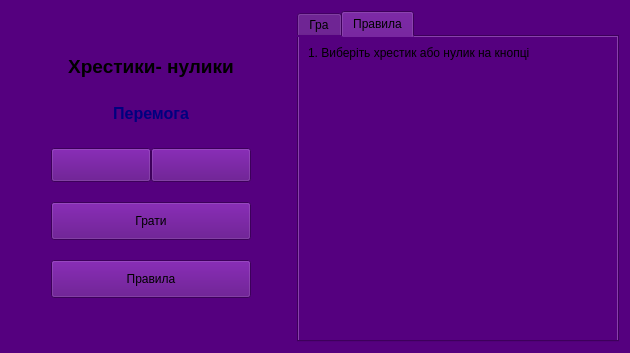
<?xml version="1.0" encoding="UTF-8"?>
<ui version="4.0">
 <class>Widget</class>
 <widget class="QWidget" name="Widget">
  <property name="geometry">
   <rect>
    <x>0</x>
    <y>0</y>
    <width>630</width>
    <height>353</height>
   </rect>
  </property>
  <property name="minimumSize">
   <size>
    <width>630</width>
    <height>0</height>
   </size>
  </property>
  <property name="maximumSize">
   <size>
    <width>750</width>
    <height>450</height>
   </size>
  </property>
  <property name="windowTitle">
   <string>Крестики-нолики</string>
  </property>
  <property name="windowIcon">
   <iconset>
    <normaloff>:/resourses/images/title_ico.png</normaloff>:/resourses/images/title_ico.png</iconset>
  </property>
  <property name="styleSheet">
   <string notr="true">background-color: rgb(85, 0, 127);</string>
  </property>
  <layout class="QHBoxLayout" name="horizontalLayout_2">
   <item>
    <spacer name="horizontalSpacer">
     <property name="orientation">
      <enum>Qt::Horizontal</enum>
     </property>
     <property name="sizeType">
      <enum>QSizePolicy::Fixed</enum>
     </property>
     <property name="sizeHint" stdset="0">
      <size>
       <width>40</width>
       <height>20</height>
      </size>
     </property>
    </spacer>
   </item>
   <item>
    <layout class="QVBoxLayout" name="verticalLayout">
     <property name="spacing">
      <number>20</number>
     </property>
     <item>
      <spacer name="verticalSpacer_2">
       <property name="orientation">
        <enum>Qt::Vertical</enum>
       </property>
       <property name="sizeHint" stdset="0">
        <size>
         <width>20</width>
         <height>40</height>
        </size>
       </property>
      </spacer>
     </item>
     <item>
      <widget class="QLabel" name="label">
       <property name="sizePolicy">
        <sizepolicy hsizetype="Preferred" vsizetype="Preferred">
         <horstretch>0</horstretch>
         <verstretch>0</verstretch>
        </sizepolicy>
       </property>
       <property name="minimumSize">
        <size>
         <width>0</width>
         <height>0</height>
        </size>
       </property>
       <property name="font">
        <font>
         <pointsize>14</pointsize>
         <bold>true</bold>
        </font>
       </property>
       <property name="text">
        <string>Хрестики- нулики</string>
       </property>
       <property name="pixmap">
        <pixmap>:/resourses/images/name.png</pixmap>
       </property>
       <property name="alignment">
        <set>Qt::AlignCenter</set>
       </property>
      </widget>
     </item>
     <item>
      <widget class="QLabel" name="messageLabel">
       <property name="sizePolicy">
        <sizepolicy hsizetype="Preferred" vsizetype="Fixed">
         <horstretch>0</horstretch>
         <verstretch>0</verstretch>
        </sizepolicy>
       </property>
       <property name="minimumSize">
        <size>
         <width>0</width>
         <height>30</height>
        </size>
       </property>
       <property name="font">
        <font>
         <pointsize>12</pointsize>
         <bold>true</bold>
        </font>
       </property>
       <property name="styleSheet">
        <string notr="true">color: rgb(0, 0, 127);</string>
       </property>
       <property name="text">
        <string>Перемога</string>
       </property>
       <property name="alignment">
        <set>Qt::AlignCenter</set>
       </property>
      </widget>
     </item>
     <item>
      <layout class="QHBoxLayout" name="horizontalLayout">
       <property name="spacing">
        <number>0</number>
       </property>
       <item>
        <widget class="QPushButton" name="leftButton">
         <property name="minimumSize">
          <size>
           <width>0</width>
           <height>34</height>
          </size>
         </property>
         <property name="styleSheet">
          <string notr="true"/>
         </property>
         <property name="text">
          <string/>
         </property>
        </widget>
       </item>
       <item>
        <widget class="QPushButton" name="rightButton">
         <property name="minimumSize">
          <size>
           <width>0</width>
           <height>34</height>
          </size>
         </property>
         <property name="text">
          <string/>
         </property>
        </widget>
       </item>
      </layout>
     </item>
     <item>
      <widget class="QPushButton" name="startButton">
       <property name="minimumSize">
        <size>
         <width>0</width>
         <height>38</height>
        </size>
       </property>
       <property name="styleSheet">
        <string notr="true"/>
       </property>
       <property name="text">
        <string>Грати</string>
       </property>
      </widget>
     </item>
     <item>
      <widget class="QPushButton" name="aboutButton">
       <property name="minimumSize">
        <size>
         <width>0</width>
         <height>38</height>
        </size>
       </property>
       <property name="styleSheet">
        <string notr="true"/>
       </property>
       <property name="text">
        <string>Правила</string>
       </property>
      </widget>
     </item>
     <item>
      <spacer name="verticalSpacer">
       <property name="orientation">
        <enum>Qt::Vertical</enum>
       </property>
       <property name="sizeHint" stdset="0">
        <size>
         <width>20</width>
         <height>40</height>
        </size>
       </property>
      </spacer>
     </item>
    </layout>
   </item>
   <item>
    <spacer name="horizontalSpacer_2">
     <property name="orientation">
      <enum>Qt::Horizontal</enum>
     </property>
     <property name="sizeType">
      <enum>QSizePolicy::Fixed</enum>
     </property>
     <property name="sizeHint" stdset="0">
      <size>
       <width>40</width>
       <height>20</height>
      </size>
     </property>
    </spacer>
   </item>
   <item>
    <widget class="QTabWidget" name="tabWidget">
     <property name="sizePolicy">
      <sizepolicy hsizetype="Fixed" vsizetype="Fixed">
       <horstretch>0</horstretch>
       <verstretch>0</verstretch>
      </sizepolicy>
     </property>
     <property name="minimumSize">
      <size>
       <width>322</width>
       <height>322</height>
      </size>
     </property>
     <property name="maximumSize">
      <size>
       <width>322</width>
       <height>340</height>
      </size>
     </property>
     <property name="styleSheet">
      <string notr="true"/>
     </property>
     <property name="currentIndex">
      <number>1</number>
     </property>
     <widget class="QWidget" name="tab">
      <attribute name="title">
       <string>Гра</string>
      </attribute>
      <layout class="QGridLayout" name="gridLayout">
       <property name="leftMargin">
        <number>5</number>
       </property>
       <property name="topMargin">
        <number>5</number>
       </property>
       <property name="rightMargin">
        <number>5</number>
       </property>
       <property name="bottomMargin">
        <number>5</number>
       </property>
       <property name="spacing">
        <number>5</number>
       </property>
       <item row="0" column="0">
        <widget class="QPushButton" name="pushButton_0_0">
         <property name="sizePolicy">
          <sizepolicy hsizetype="Fixed" vsizetype="Fixed">
           <horstretch>0</horstretch>
           <verstretch>0</verstretch>
          </sizepolicy>
         </property>
         <property name="minimumSize">
          <size>
           <width>100</width>
           <height>100</height>
          </size>
         </property>
         <property name="text">
          <string/>
         </property>
        </widget>
       </item>
       <item row="0" column="1">
        <widget class="QPushButton" name="pushButton_0_1">
         <property name="sizePolicy">
          <sizepolicy hsizetype="Fixed" vsizetype="Fixed">
           <horstretch>0</horstretch>
           <verstretch>0</verstretch>
          </sizepolicy>
         </property>
         <property name="minimumSize">
          <size>
           <width>100</width>
           <height>100</height>
          </size>
         </property>
         <property name="text">
          <string/>
         </property>
        </widget>
       </item>
       <item row="0" column="2">
        <widget class="QPushButton" name="pushButton_0_2">
         <property name="sizePolicy">
          <sizepolicy hsizetype="Fixed" vsizetype="Fixed">
           <horstretch>0</horstretch>
           <verstretch>0</verstretch>
          </sizepolicy>
         </property>
         <property name="minimumSize">
          <size>
           <width>100</width>
           <height>100</height>
          </size>
         </property>
         <property name="text">
          <string/>
         </property>
        </widget>
       </item>
       <item row="1" column="0">
        <widget class="QPushButton" name="pushButton_1_0">
         <property name="sizePolicy">
          <sizepolicy hsizetype="Fixed" vsizetype="Fixed">
           <horstretch>0</horstretch>
           <verstretch>0</verstretch>
          </sizepolicy>
         </property>
         <property name="minimumSize">
          <size>
           <width>100</width>
           <height>100</height>
          </size>
         </property>
         <property name="text">
          <string/>
         </property>
        </widget>
       </item>
       <item row="1" column="1">
        <widget class="QPushButton" name="pushButton_1_1">
         <property name="sizePolicy">
          <sizepolicy hsizetype="Fixed" vsizetype="Fixed">
           <horstretch>0</horstretch>
           <verstretch>0</verstretch>
          </sizepolicy>
         </property>
         <property name="minimumSize">
          <size>
           <width>100</width>
           <height>100</height>
          </size>
         </property>
         <property name="styleSheet">
          <string notr="true"/>
         </property>
         <property name="text">
          <string/>
         </property>
        </widget>
       </item>
       <item row="1" column="2">
        <widget class="QPushButton" name="pushButton_1_2">
         <property name="sizePolicy">
          <sizepolicy hsizetype="Fixed" vsizetype="Fixed">
           <horstretch>0</horstretch>
           <verstretch>0</verstretch>
          </sizepolicy>
         </property>
         <property name="minimumSize">
          <size>
           <width>100</width>
           <height>100</height>
          </size>
         </property>
         <property name="text">
          <string/>
         </property>
        </widget>
       </item>
       <item row="2" column="0">
        <widget class="QPushButton" name="pushButton_2_0">
         <property name="sizePolicy">
          <sizepolicy hsizetype="Fixed" vsizetype="Fixed">
           <horstretch>0</horstretch>
           <verstretch>0</verstretch>
          </sizepolicy>
         </property>
         <property name="minimumSize">
          <size>
           <width>100</width>
           <height>100</height>
          </size>
         </property>
         <property name="text">
          <string/>
         </property>
        </widget>
       </item>
       <item row="2" column="1">
        <widget class="QPushButton" name="pushButton_2_1">
         <property name="sizePolicy">
          <sizepolicy hsizetype="Fixed" vsizetype="Fixed">
           <horstretch>0</horstretch>
           <verstretch>0</verstretch>
          </sizepolicy>
         </property>
         <property name="minimumSize">
          <size>
           <width>100</width>
           <height>100</height>
          </size>
         </property>
         <property name="text">
          <string/>
         </property>
        </widget>
       </item>
       <item row="2" column="2">
        <widget class="QPushButton" name="pushButton_2_2">
         <property name="sizePolicy">
          <sizepolicy hsizetype="Fixed" vsizetype="Fixed">
           <horstretch>0</horstretch>
           <verstretch>0</verstretch>
          </sizepolicy>
         </property>
         <property name="minimumSize">
          <size>
           <width>100</width>
           <height>100</height>
          </size>
         </property>
         <property name="text">
          <string/>
         </property>
        </widget>
       </item>
      </layout>
     </widget>
     <widget class="QWidget" name="tab_2">
      <attribute name="title">
       <string>Правила</string>
      </attribute>
      <layout class="QVBoxLayout" name="verticalLayout_2">
       <item>
        <widget class="QLabel" name="aboutTextLabel">
         <property name="font">
          <font>
           <bold>false</bold>
          </font>
         </property>
         <property name="text">
          <string>1. Виберіть хрестик або нулик на кнопці</string>
         </property>
         <property name="alignment">
          <set>Qt::AlignLeading|Qt::AlignLeft|Qt::AlignTop</set>
         </property>
         <property name="wordWrap">
          <bool>true</bool>
         </property>
        </widget>
       </item>
      </layout>
     </widget>
    </widget>
   </item>
  </layout>
 </widget>
 <resources/>
 <connections/>
</ui>
